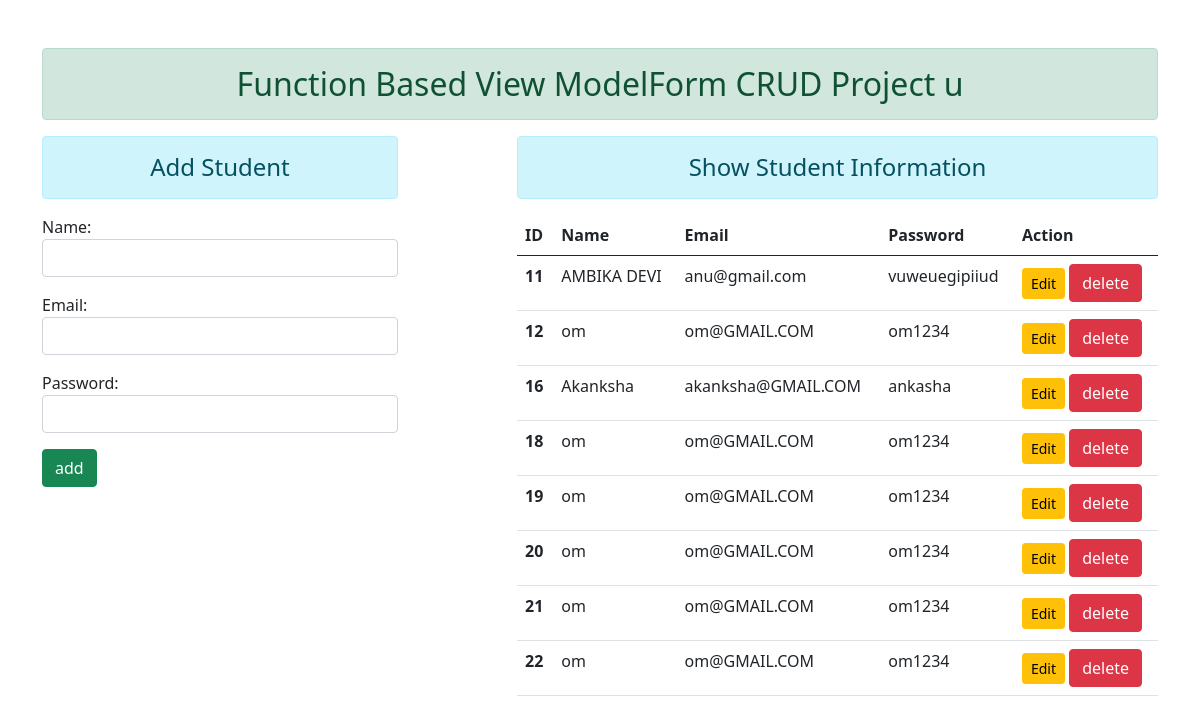
The page / on the database its author committed.
### enroll/models.py (models this page shows)
class User(models.Model):
    name=models.CharField(max_length=70)
    email=models.EmailField(max_length=70)
    password=models.CharField(max_length=100)

### enroll/views.py (the view)
# urls.py: path('',views.add_show,name="addandshow"),
def add_show(request):
    if request.method=='POST':
        fm=StudentRegistration(request.POST)
        if fm.is_valid():
             nm=fm.cleaned_data['name'] #iiuuh
             em=fm.cleaned_data['email']
             ps=fm.cleaned_data['password']
             reg=User(name=nm,email=em,password=ps)
             reg.save()
             fm=StudentRegistration()
             messages.add_message(request,messages.SUCCESS,'Your account has been created!!!')
             messages.set_level(request,messages.DEBUG)
             messages.info(request,'This is new debug')
             print(messages.get_level(request))
    else:
            fm=StudentRegistration()
    stud=User.objects.all()
    return render(request,'enroll/addandshow.html',{'form':fm,'stu':stud})

### enroll/forms.py
class StudentRegistration(forms.ModelForm):
    class Meta:
        model=User
        fields=['name','email','password']
        widgets={
            'name':forms.TextInput(attrs={'class':'form-control'}),
            'email':forms.EmailInput(attrs={'class':'form-control'}),
            'password':forms.PasswordInput(render_value=True,attrs={'class':'form-control'}),
        }

### enroll/templates/enroll/addandshow.html (shortened to what this page needs)
{% extends "enroll/base.html" %}
{% block content %}
<div class="row">
    <div class="col-sm-4">
        <h4 class="text-center alert alert-info">Add Student </h4>
        <form  action="" method='POST'>
            {{form.as_p}}
            <input type="submit" class="btn btn-success" value="add">
        </form>
    </div>
<div class="col-sm-7 offset-1">
    <h4 class="text-center alert alert-info">Show Student Information </h4>
    {% if stu %}
    <table class="table table-hover">
        <thead>
            <tr>
              <th scope="col">ID</th>
              <th scope="col">Name</th>
              <th scope="col">Email</th>
              <th scope="col">Password</th>
              <th scope="col">Action</th>
            </tr>
        </thead>
          <tbody>
            {% for st in stu %}
            <tr>
              <th scope="row">{{st.id}}</th>
              <td>{{st.name}}</td>
              <td>{{st.email}}</td>
              <td>{{st.password}}</td>
              <td>
                <a href="{% url 'update' st.id %}" class="btn btn-warning btn-sm">Edit</a>
                <form action="{% url 'deletedata' st.id %}" method="POST" class="d-inline"> {% csrf_token %}
                    <input type="submit" class="btn btn-danger"
                    value="delete">
                </form>
              </td>
            </tr>
            {% endfor %}
          </tbody>
      </table>
    {% else %}
    <h4  class="text-center alert alert-warning">No Records </h4>
    {% endif %}
</div>
</div>
{% endblock content %}

### enroll/templates/enroll/base.html (shortened to what this page needs)
<!DOCTYPE html>
{% load static %}
<html lang="en">
<head>
    <link rel="stylesheet" href='{% static "enroll/css/bootstrap.css" %}'>
</head>
<body>
  <div class="container mt-5">
    <h2 class="text-center alert alert-success">
      Function Based View ModelForm CRUD Project u
    </h2>
    {% block content %} {% endblock content %}
  </div>
</body>
</html>

### rows shown on the page
User: id "11", name "AMBIKA DEVI", email "anu@gmail.com", password "vuweuegipiiud"
User: id "12", name "om", email "om@GMAIL.COM", password "om1234"
User: id "16", name "Akanksha", email "akanksha@GMAIL.COM", password "ankasha"
User: id "18", name "om", email "om@GMAIL.COM", password "om1234"
User: id "19", name "om", email "om@GMAIL.COM", password "om1234"
User: id "20", name "om", email "om@GMAIL.COM", password "om1234"
User: id "21", name "om", email "om@GMAIL.COM", password "om1234"
User: id "22", name "om", email "om@GMAIL.COM", password "om1234"
